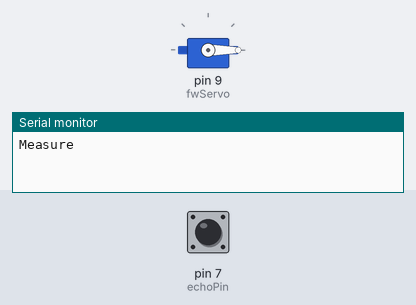
A sketch run on a simulated Arduino Uno, built with avr-gcc and run on an emulated ATmega328P. Parts: servo, the last lines printed to the serial monitor. The test bench sets the inputs (shaded band); at power-on: pin 7 (echoPin) LOW.

Above: at 1.2 s.
1.3 s: pin 7 (echoPin) pulsed HIGH 5 times (0.12 s each, 0.3 s apart)
At 2.78 s:
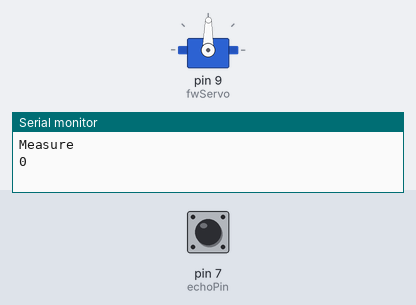
At 3.9 s:
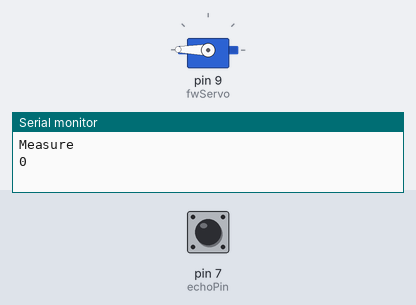
Timing chart, 0 to 8.7 s (numbered marks = the images above; inputs shaded):
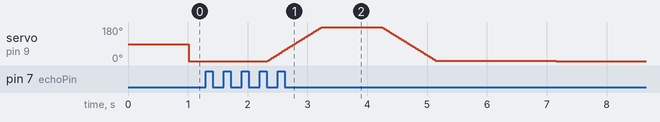

Measured:
- after the input at 1.3 s, servo on pin 9 (fwServo): rises from 0° to 180° in 1.9 s, then falls to 0° in 2.9 s

The sketch:

Pet_feeder.ino
```cpp
#include <Servo.h>
Servo fwServo; // create servo object to control servo for food and water
Servo doorServo; // servo object for door opening and closing
int pos = 0; // variable to store servo position
int hours, minutes, seconds = 0;
const int trigPin = 6;
const int echoPin = 7;

void setup() {

  Serial.begin(9600);
  TCNT1 = 0;
//  attachInterrupt(digitalPinToInterrupt(//Set interrupt to send time when food is consumed
  fwServo.attach(9); // attaches servo on pin 9 to food and water servo
  pinMode (trigPin, OUTPUT);
  pinMode(echoPin, INPUT);

}

void loop() {
  long duration, inches;
  digitalWrite(trigPin, LOW);
  delay(2);
  digitalWrite(trigPin, HIGH);
  delay(10);
  digitalWrite(trigPin, LOW);

   // Read the signal from the sensor: a HIGH pulse whose

   // duration is the time (in microseconds) from the sending

   // of the ping to the reception of its echo off of an object.
   duration = pulseIn(echoPin, HIGH);
   inches = microsecondsToInches(duration);
   // turns the servo to dispense food if sensor is >6 inches away from food
   if (inches >= 6) {
    turn();
    Serial.println("Turning");
    }
   // Re-check position if the sensor is <6 inches away (no need to refill food)

   else if (inches < 6) {
    fwServo.write(pos);
    Serial.println("Measure");
   }

   // Tell the Arduino to wait 1 seconds before pinging the Ultrasonic Sensor again.
   delay(1000);
   Serial.println(inches); //used for testing and checking how far food is from sensor

}

long microsecondsToInches(long microseconds){
  return microseconds / 74 / 2;
}

//turns the servo 180 degrees and back
void turn() {
  for (pos = 0; pos < 180; pos += 1){ // 0 to 180 degrees
    fwServo.write(pos); //servo goes to position for pos
    delay(5);
//  int time = millis() - startTime;
//  Serial.print(time);
  }

  delay(1000);

  for(pos = 180; pos >=1; pos-=1){
    fwServo.write(pos);
    delay(5);
    }
}


void getTime(){
  //minutes = (millis()-start_time)/60000;
  hours = minutes/60;
  minutes = minutes - hours*60;
}

void motor(int n){
  //code to turn motor 1 (food bowl), motor 2 (water bowl), motor 3(door)
}


void foodBottleEmpty(){
  getTime();
  Serial.println("food bottle empty at " + String(hours) + "H " + String(minutes) +"M.");
}

void waterBottleEmpty(){
  getTime();
  Serial.println("water bottle empty at " + String(hours) + "H " + String(minutes) +"M.");
}

void foodBowlEmpty(){
  getTime();
  Serial.println("food bowl empty at " + String(hours) + "H " + String(minutes) +"M.");
  motor(1);
}

void waterBowlEmpty(){
  getTime();
  Serial.println("water bowl empty at " + String(hours) + "H " + String(minutes) +"M.");
  motor(2);
}

void door(){
  getTime();
  Serial.println("pet doored at" + String(hours) + "H " + String(minutes) +"M.");
  motor(3);
}
```
